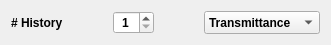
  <widget class="QWidget" name="">
   <property name="geometry">
    <rect>
     <x>470</x>
     <y>10</y>
     <width>331</width>
     <height>41</height>
    </rect>
   </property>
   <layout class="QHBoxLayout" name="horizontalLayout_2">
    <property name="spacing">
     <number>50</number>
    </property>
    <item>
     <layout class="QHBoxLayout" name="horizontalLayout">
      <item>
       <widget class="QLabel" name="plotHistory">
        <property name="sizePolicy">
         <sizepolicy hsizetype="Minimum" vsizetype="MinimumExpanding">
          <horstretch>0</horstretch>
          <verstretch>0</verstretch>
         </sizepolicy>
        </property>
        <property name="font">
         <font>
          <weight>75</weight>
          <bold>true</bold>
         </font>
        </property>
        <property name="text">
         <string># History</string>
        </property>
       </widget>
      </item>
      <item>
       <widget class="QSpinBox" name="history">
        <property name="sizePolicy">
         <sizepolicy hsizetype="Preferred" vsizetype="Expanding">
          <horstretch>0</horstretch>
          <verstretch>0</verstretch>
         </sizepolicy>
        </property>
        <property name="font">
         <font>
          <pointsize>9</pointsize>
          <weight>75</weight>
          <bold>true</bold>
         </font>
        </property>
        <property name="focusPolicy">
         <enum>Qt::ClickFocus</enum>
        </property>
        <property name="frame">
         <bool>true</bool>
        </property>
        <property name="alignment">
         <set>Qt::AlignCenter</set>
        </property>
        <property name="minimum">
         <number>1</number>
        </property>
        <property name="maximum">
         <number>10</number>
        </property>
       </widget>
      </item>
     </layout>
    </item>
    <item>
     <widget class="QComboBox" name="showItems">
      <property name="sizePolicy">
       <sizepolicy hsizetype="Preferred" vsizetype="Expanding">
        <horstretch>0</horstretch>
        <verstretch>0</verstretch>
       </sizepolicy>
      </property>
      <property name="font">
       <font>
        <weight>75</weight>
        <bold>true</bold>
       </font>
      </property>
      <property name="focusPolicy">
       <enum>Qt::NoFocus</enum>
      </property>
      <item>
       <property name="text">
        <string>Transmittance</string>
       </property>
      </item>
      <item>
       <property name="text">
        <string>Floulescence</string>
       </property>
      </item>
      <item>
       <property name="text">
        <string>Io only</string>
       </property>
      </item>
      <item>
       <property name="text">
        <string>It only</string>
       </property>
      </item>
      <item>
       <property name="text">
        <string>If only</string>
       </property>
      </item>
      <item>
       <property name="text">
        <string>Ir only</string>
       </property>
      </item>
     </widget>
    </item>
   </layout>
  </widget>
